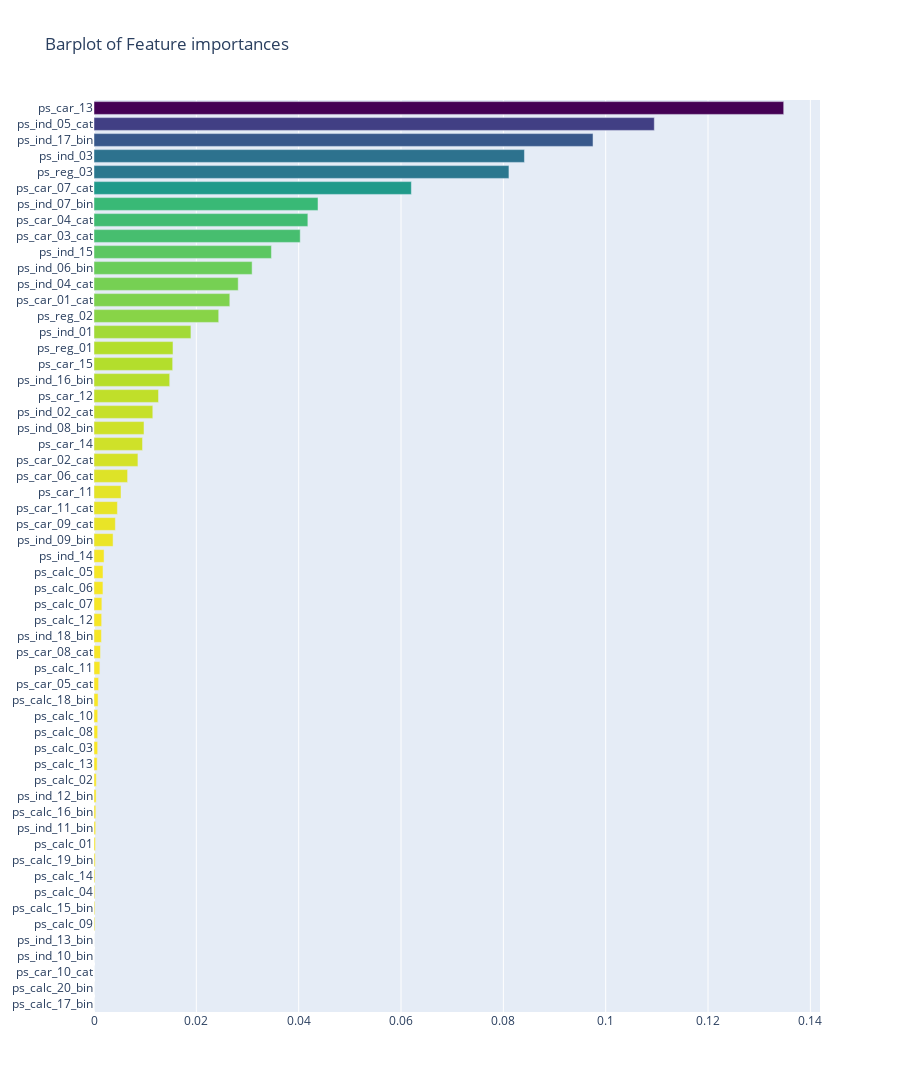

Notebook code for this chart:
### Code cell
x, y = (list(x) for x in zip(*sorted(zip(gb.feature_importances_, features), 
                                                            reverse = False)))
trace2 = go.Bar(
    x=x ,
    y=y,
    marker=dict(
        color=x,
        colorscale = 'Viridis',
        reversescale = True
    ),
    name='Gradient Boosting Classifer Feature importance',
    orientation='h',
)

layout = dict(
    title='Barplot of Feature importances',
     width = 900, height = 2000,
    yaxis=dict(
        showgrid=False,
        showline=False,
        showticklabels=True,
    ))

fig1 = go.Figure(data=[trace2])
fig1['layout'].update(layout)
py.iplot(fig1, filename='plots')

### Figure 1 — Plotly figure (JSON) as saved in the notebook; plotly's stock layout.template omitted (floating-point values rounded to 4 significant figures)
{"data": [{"marker": {"color": [0, 0, 0, 0, 0, 0.0001617, 0.000162, 0.0001654, 0.0001913, 0.0002346, 0.000286, 0.0003235, 0.0003524, 0.0004158, 0.0004461, 0.0006197, 0.0007148, 0.0007188, 0.0007279, 0.0007964, 0.0008965, 0.00115, 0.001271, 0.00145, 0.0015, 0.001539, 0.001749, 0.00176, 0.001965, 0.003726, 0.004174, 0.004577, 0.005278, 0.006565, 0.008584, 0.009484, 0.009773, 0.01149, 0.01261, 0.01479, 0.01537, 0.01544, 0.01894, 0.02437, 0.02654, 0.02818, 0.0309, 0.03467, 0.0403, 0.0418, 0.04378, 0.06202, 0.08109, 0.08412, 0.09752, 0.1095, 0.1348], "colorscale": [[0, "#440154"], [0.1111, "#482878"], [0.2222, "#3e4989"], [0.3333, "#31688e"], [0.4444, "#26828e"], [0.5556, "#1f9e89"], [0.6667, "#35b779"], [0.7778, "#6ece58"], [0.8889, "#b5de2b"], [1, "#fde725"]], "reversescale": true}, "name": "Gradient Boosting Classifer Feature importance", "orientation": "h", "type": "bar", "x": [0, 0, 0, 0, 0, 0.0001617, 0.000162, 0.0001654, 0.0001913, 0.0002346, 0.000286, 0.0003235, 0.0003524, 0.0004158, 0.0004461, 0.0006197, 0.0007148, 0.0007188, 0.0007279, 0.0007964, 0.0008965, 0.00115, 0.001271, 0.00145, 0.0015, 0.001539, 0.001749, 0.00176, 0.001965, 0.003726, 0.004174, 0.004577, 0.005278, 0.006565, 0.008584, 0.009484, 0.009773, 0.01149, 0.01261, 0.01479, 0.01537, 0.01544, 0.01894, 0.02437, 0.02654, 0.02818, 0.0309, 0.03467, 0.0403, 0.0418, 0.04378, 0.06202, 0.08109, 0.08412, 0.09752, 0.1095, 0.1348], "y": ["ps_calc_17_bin", "ps_calc_20_bin", "ps_car_10_cat", "ps_ind_10_bin", "ps_ind_13_bin", "ps_calc_09", "ps_calc_15_bin", "ps_calc_04", "ps_calc_14", "ps_calc_19_bin", "ps_calc_01", "ps_ind_11_bin", "ps_calc_16_bin", "ps_ind_12_bin", "ps_calc_02", "ps_calc_13", "ps_calc_03", "ps_calc_08", "ps_calc_10", "ps_calc_18_bin", "ps_car_05_cat", "ps_calc_11", "ps_car_08_cat", "ps_ind_18_bin", "ps_calc_12", "ps_calc_07", "ps_calc_06", "ps_calc_05", "ps_ind_14", "ps_ind_09_bin", "ps_car_09_cat", "ps_car_11_cat", "ps_car_11", "ps_car_06_cat", "ps_car_02_cat", "ps_car_14", "ps_ind_08_bin", "ps_ind_02_cat", "ps_car_12", "ps_ind_16_bin", "ps_car_15", "ps_reg_01", "ps_ind_01", "ps_reg_02", "ps_car_01_cat", "ps_ind_04_cat", "ps_ind_06_bin", "ps_ind_15", "ps_car_03_cat", "ps_car_04_cat", "ps_ind_07_bin", "ps_car_07_cat", "ps_reg_03", "ps_ind_03", "ps_ind_17_bin", "ps_ind_05_cat", "ps_car_13"]}], "layout": {"height": 2000, "title": {"text": "Barplot of Feature importances"}, "width": 900, "yaxis": {"showgrid": false, "showline": false, "showticklabels": true}}}
